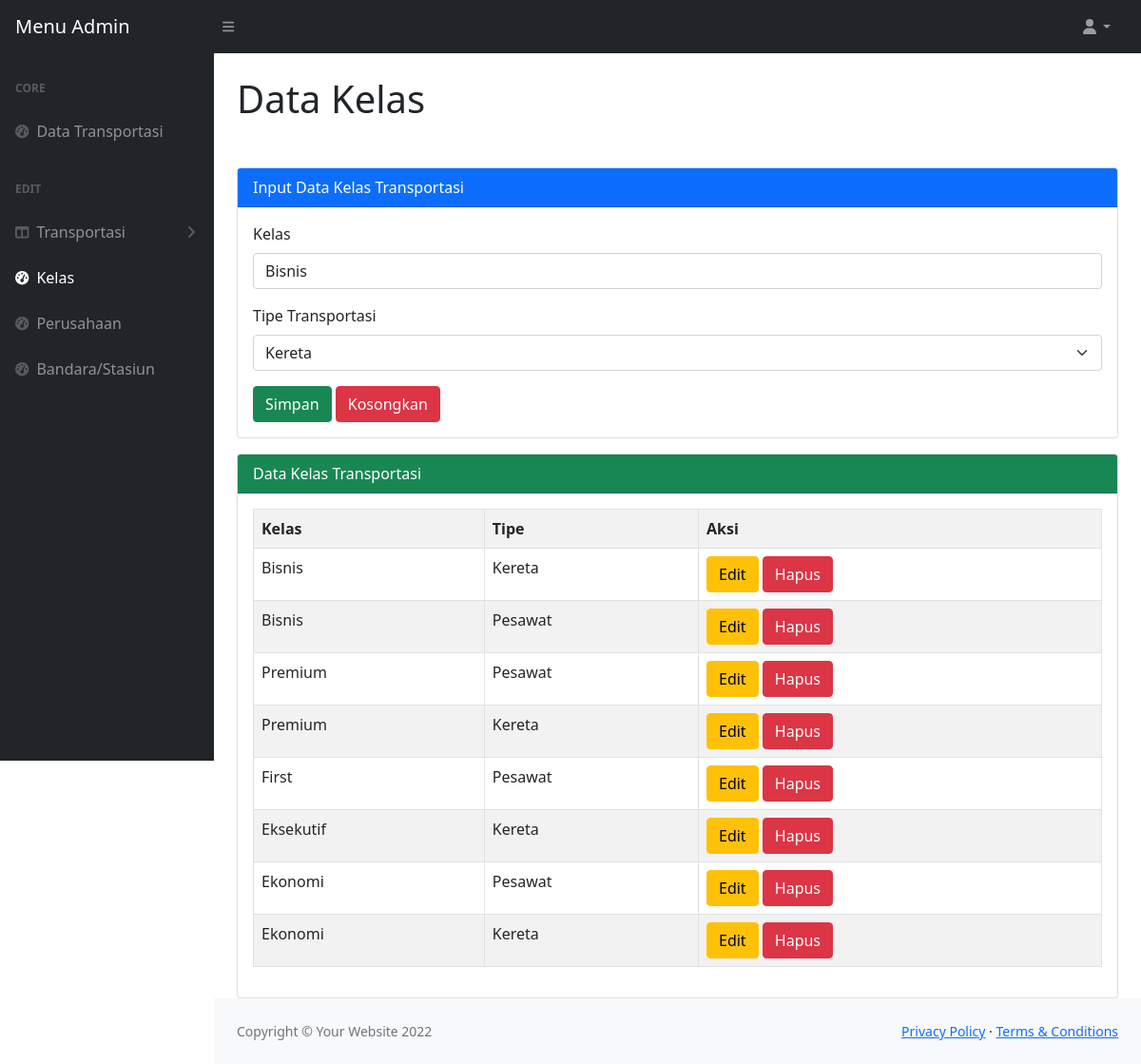
The page /admin/crud_kelas.php?page-kelas=edit&id-tk=12 on the database its author committed.
### tables this page shows
CREATE TABLE `transportasi_kelas` (
  `id_transportasi_kelas` int(11) NOT NULL,
  `id_transportasi_tipe` int(11) NOT NULL,
  `nama_kelas` varchar(255) NOT NULL
);

CREATE TABLE `transportasi_tipe` (
  `id_transportasi_tipe` int(11) NOT NULL,
  `nama_tipe` varchar(255) NOT NULL
);

### admin/function.php (called while the page is built, shortened)
<?php
    $conn = mysqli_connect("localhost","root","Athaya192*#","travel");
function query($query){
    global $conn;
    $result = mysqli_query($conn, $query);
    $rows = [];
    while($row = mysqli_fetch_assoc($result)){
        $rows[] = $row;
    }
    return $rows;
}
?>

### admin/crud_kelas.php (the view, shortened to what this page needs)
<?php
    require 'function.php';
    $sql = "SELECT *, transportasi_tipe.nama_tipe FROM transportasi_kelas JOIN transportasi_tipe ON transportasi_kelas.id_transportasi_tipe = transportasi_tipe.id_transportasi_tipe";
    $kelas = query($sql);
    if(isset($_GET['page-kelas'])){
        $id = $_GET['id-tk'];
        if($_GET['page-kelas'] == 'edit'){
            $cekkelas = mysqli_query($conn, "SELECT *, transportasi_tipe.nama_tipe FROM transportasi_kelas JOIN transportasi_tipe ON transportasi_kelas.id_transportasi_tipe = transportasi_tipe.id_transportasi_tipe WHERE id_transportasi_kelas = $id");
            $data = mysqli_fetch_assoc($cekkelas);
            if($data){
                $vnama = $data['nama_kelas'];
                $vidtt = $data['id_transportasi_tipe'];
                $vtipe = $data['nama_tipe'];
            }
        }
    }
?>
<!DOCTYPE html>
<html lang="en">
<head>
    <link href="https://cdn.jsdelivr.net/npm/simple-datatables@latest/dist/style.css" rel="stylesheet" />
    <link href="templates/css/styles.css" rel="stylesheet" />
</head>
<body class="sb-nav-fixed">
    <nav class="sb-topnav navbar navbar-expand navbar-dark bg-dark">
        <a class="navbar-brand ps-3" href="index.php">Menu Admin</a>
        <button class="btn btn-link btn-sm order-1 order-lg-0 me-4 me-lg-0" id="sidebarToggle" href="#!">
            <i class="fas fa-bars"></i>
        </button>
        <ul class="navbar-nav ms-auto ms-md-0 me-3 me-lg-4">
            <li class="nav-item dropdown">
                <a class="nav-link dropdown-toggle" id="navbarDropdown" href="#" role="button" data-bs-toggle="dropdown"
                    aria-expanded="false"><i class="fas fa-user fa-fw"></i></a>
            </li>
        </ul>
    </nav>
    <div id="layoutSidenav">
        <div id="layoutSidenav_nav">
            <nav class="sb-sidenav accordion sb-sidenav-dark" id="sidenavAccordion">
                <div class="sb-sidenav-menu">
                    <div class="nav">
                        <div class="sb-sidenav-menu-heading">Core</div>
                        <a class="nav-link" href="index.php">
                            <div class="sb-nav-link-icon">
                                <i class="fas fa-tachometer-alt"></i>
                            </div>
                            Data Transportasi
                        </a>
                        <div class="sb-sidenav-menu-heading">Edit</div>
                        <a class="nav-link collapsed" href="#" data-bs-toggle="collapse"
                            data-bs-target="#collapseLayouts" aria-expanded="false" aria-controls="collapseLayouts">
                            <div class="sb-nav-link-icon">
                                <i class="fas fa-columns"></i>
                            </div>
                            Transportasi
                            <div class="sb-sidenav-collapse-arrow">
                                <i class="fas fa-angle-down"></i>
                            </div>
                        </a>
                        <a class="nav-link active" href="crud_kelas.php">
                            <div class="sb-nav-link-icon">
                                <i class="fas fa-tachometer-alt"></i>
                            </div>
                            Kelas
                        </a>
                        <a class="nav-link" href="crud_perusahaan.php">
                            <div class="sb-nav-link-icon">
                                <i class="fas fa-tachometer-alt"></i>
                            </div>
                            Perusahaan
                        </a>
                        <a class="nav-link" href="crud_tempat.php">
                            <div class="sb-nav-link-icon">
                                <i class="fas fa-tachometer-alt"></i>
                            </div>
                            Bandara/Stasiun
                        </a>
                    </div>
                </div>
            </nav>
        </div>
        <div id="layoutSidenav_content">
            <main>
                <div class="container-fluid px-4">
                    <h1 class="mt-4 mb-5">Data Kelas</h1>
                    <div class="card mt-3">
                        <div class="card-header bg-primary text-white">
                            Input Data Kelas Transportasi
                        </div>
                        <div class="card-body">
                            <form action="" method="POST">
                                <div class="mb-3">
                                    <label class="form-label" for="nama">Kelas</label>
                                    <input class="form-control" type="text" name="nama" id="nama"
                                        placeholder="Nama Kelas Transportasi" value="<?= @$vnama; ?>" required>
                                </div>
                                <div class="mb-3">
                                    <label class="form-label" for="id-tt">Tipe Transportasi</label>
                                    <select class="form-select" name="id-tt" id="id-tt">
                                        <option value="<?= @$vidtt; ?>" selected><?= @$vtipe; ?></option>
                                    </select>
                                </div>
                                <button class="btn btn-success" type="submit" name="simpan-kelas">Simpan</button>
                                <button class="btn btn-danger" type="reset">Kosongkan</button>
                            </form>
                        </div>
                    </div>
                    <div class="card mt-3">
                        <div class="card-header bg-success text-white">
                            Data Kelas Transportasi
                        </div>
                        <div class="card-body">
                            <table class="table table-bordered table-striped">
                                <tr>
                                    <th>Kelas</th>
                                    <th>Tipe</th>
                                    <th>Aksi</th>
                                </tr>
                                <?php foreach($kelas as $row) : ?>
                                <tr>
                                    <td><?= $row["nama_kelas"]; ?></td>
                                    <td><?= $row["nama_tipe"]; ?></td>
                                    <td>
                                        <a class="btn btn-warning"
                                            href="crud_kelas.php?page-kelas=edit&id-tk=<?= $row['id_transportasi_kelas']; ?>">Edit</a>
                                        <a class="btn btn-danger"
                                            href="crud_kelas.php?page-kelas=hapus&id-tk=<?= $row['id_transportasi_kelas']; ?>">Hapus</a>
                                    </td>
                                </tr>
                                <?php endforeach; ?>
                            </table>
                        </div>
                    </div>
                </div>
            </main>
            <footer class="py-4 bg-light mt-auto">
                <div class="container-fluid px-4">
                    <div class="d-flex align-items-center justify-content-between small">
                        <div class="text-muted">Copyright &copy; Your Website 2022</div>
                        <div>
                            <a href="#">Privacy Policy</a>
                            &middot;
                            <a href="#">Terms &amp; Conditions</a>
                        </div>
                    </div>
                </div>
            </footer>
        </div>
    </div>
</body>
</html>

### rows shown on the page
transportasi_kelas: nama "Bisnis", id-tt "Kereta", nama_kelas "Bisnis", id_transportasi_tipe.nama_tipe "Kereta"
transportasi_kelas: nama_kelas "Bisnis", id_transportasi_tipe.nama_tipe "Pesawat"
transportasi_kelas: nama_kelas "Premium", id_transportasi_tipe.nama_tipe "Pesawat"
transportasi_kelas: nama_kelas "Premium", id_transportasi_tipe.nama_tipe "Kereta"
transportasi_kelas: nama_kelas "First", id_transportasi_tipe.nama_tipe "Pesawat"
transportasi_kelas: nama_kelas "Eksekutif", id_transportasi_tipe.nama_tipe "Kereta"
transportasi_kelas: nama_kelas "Ekonomi", id_transportasi_tipe.nama_tipe "Pesawat"
transportasi_kelas: nama_kelas "Ekonomi", id_transportasi_tipe.nama_tipe "Kereta"
